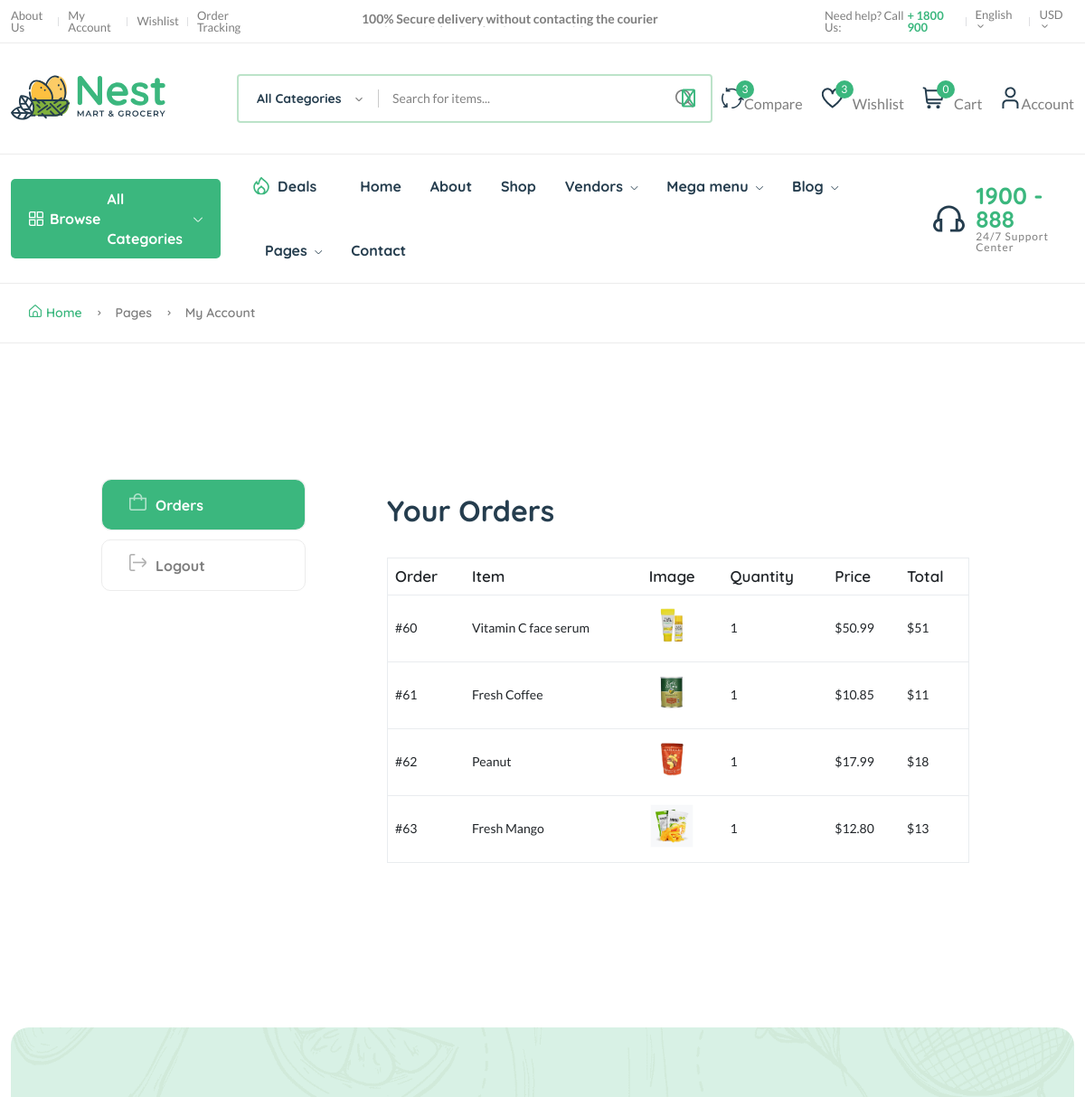
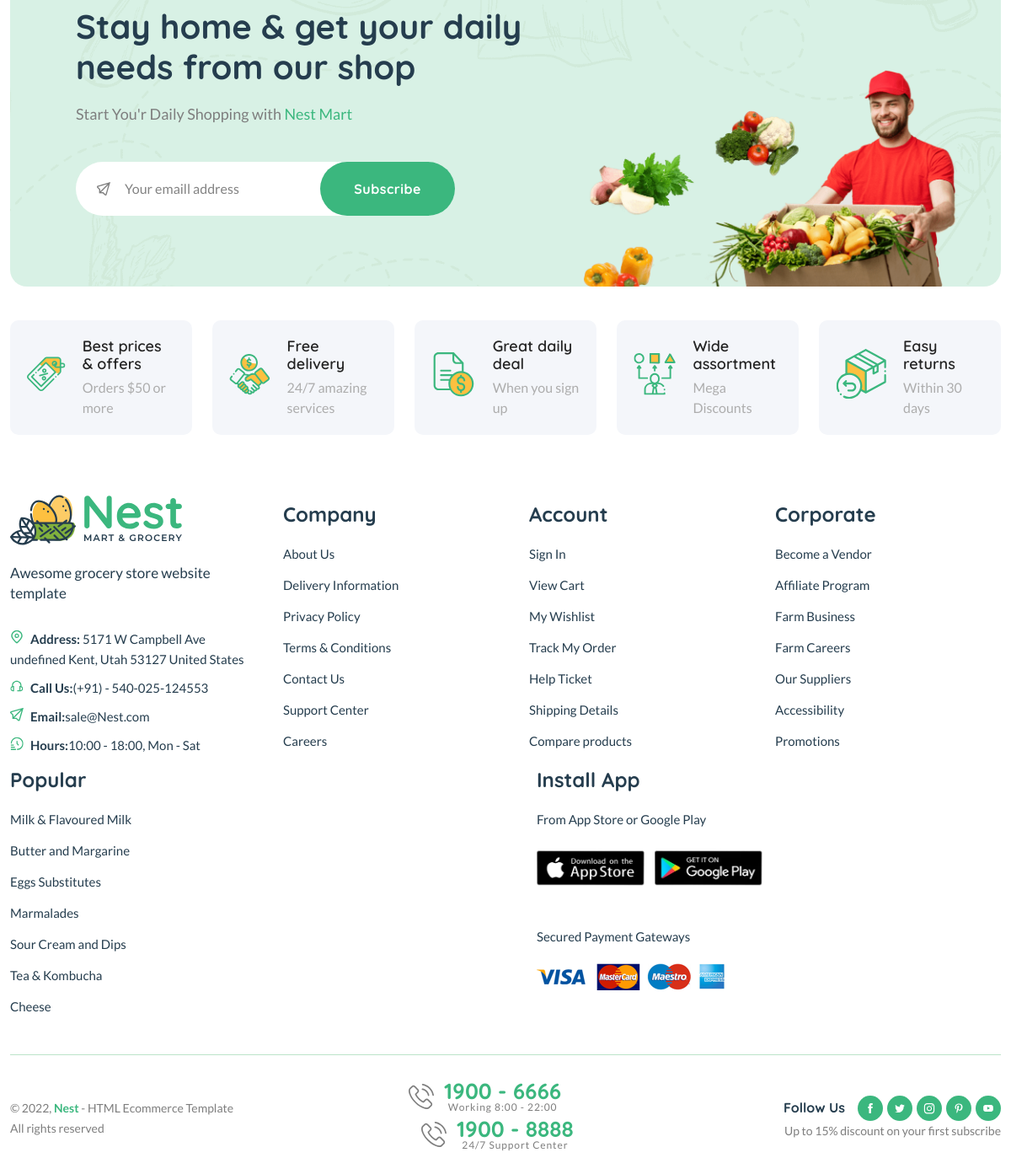
/dashboard/order/2 (signed in), run on the app's committed database (2 pictures, top to bottom).
### core/models.py (models this page shows, shortened)
class CartOrderItems(models.Model):
    order = models.ForeignKey(CartOrder, on_delete=models.CASCADE)
    invoice_no = models.CharField(max_length=200)
    product_status = models.CharField(max_length=200)
    item = models.CharField(max_length=200)
    image = models.CharField(max_length=200)
    quantity = models.PositiveIntegerField(default=1)
    price = models.DecimalField(max_digits=9999999999, decimal_places=2)
    total = models.DecimalField(max_digits=9999999999, decimal_places=2)
    def order_image(self):
        return mark_safe('<img src="%s" width="50"  height="50" />' % self.image)
    class Meta:
        verbose_name_plural = 'Cart Order Items'

### core/views.py (the view)
# urls.py: path("dashboard/order/<int:pk>", order_detail, name="order-detail"),
def order_detail(request, pk):
    order = CartOrder.objects.get(user=request.user, id=pk)
    order_items = CartOrderItems.objects.filter(order=order)
    return render(request, 'core/order_detail.html', {'order_items': order_items})

### core/models.py (called while the page is built)
    def get_percentage(self):
        new_price = (self.price * 100) / self.old_price
        return new_price

### templates/core/order_detail.html
{% extends 'includes/base.html' %}
{% load static %}
{% block content %}
    <main class="main pages">
        <div class="page-header breadcrumb-wrap">
            <div class="container">
                <div class="breadcrumb">
                    <a href="{% url 'home:home' %}" rel="nofollow"><i class="fi-rs-home mr-5"></i>Home</a>
                    <span></span> Pages <span></span> My Account
                </div>
            </div>
        </div>
        <div class="page-content pt-150 pb-150">
            <div class="container">
                <div class="row">
                    <div class="col-lg-10 m-auto">
                        <div class="row">
                            <div class="col-md-3">
                                <div class="dashboard-menu">
                                    <ul class="nav flex-column" role="tablist">
                                        <li class="nav-item">
                                            <a class="nav-link active" id="orders-tab" data-bs-toggle="tab" href="#orders"
                                               role="tab" aria-controls="orders" aria-selected="false"><i
                                                    class="fi-rs-shopping-bag mr-10"></i>Orders</a>
                                        </li>
                                        <li class="nav-item">
                                            <a class="nav-link" href="{% url 'userauths:sign-out' %}"><i
                                                    class="fi-rs-sign-out mr-10"></i>Logout</a>
                                        </li>
                                    </ul>
                                </div>
                            </div>
                            <div class="col-md-9">
                                <div class="tab-content account dashboard-content pl-50">
                                    <div class="tab-pane fade active show" id="orders" role="tabpanel" aria-labelledby="orders-tab">
                                        <div class="card">
                                            <div class="card-header">
                                                <h3 class="mb-0">Your Orders</h3>
                                            </div>
                                            <div class="card-body">
                                                <div class="table-responsive">
                                                    <table class="table">
                                                        <thead>
                                                        <tr>
                                                            <th>Order</th>
                                                            <th>Item</th>
                                                            <th>Image</th>
                                                            <th>Quantity</th>
                                                            <th>Price</th>
                                                            <th>Total</th>
                                                        </tr>
                                                        </thead>
                                                        <tbody>
                                                        {% for order in order_items %}
                                                            <tr>
                                                                <td>#{{ order.id }}</td>
                                                                <td>{{ order.item }}</td>
                                                                <td>{{ order.order_image }}</td>
                                                                <td>{{ order.quantity }}</td>
                                                                <td>${{ order.price }}</td>
                                                                <td>${% widthratio order.price 1 order.quantity %}</td>
                                                            </tr>
                                                        {% endfor %}
                                                        </tbody>
                                                    </table>
                                                </div>
                                            </div>
                                        </div>
                                    </div>
                                </div>
                            </div>
                        </div>
                    </div>
                </div>
            </div>
        </div>
    </main>
{% endblock content %}

### data on the page
CartOrderItems: id "60", item "Vitamin C face serum", order_image (picture), quantity "1", price "50.99", price+quantity "51"
CartOrderItems: id "61", item "Fresh Coffee", order_image (picture), quantity "1", price "10.85", price+quantity "11"
CartOrderItems: id "62", item "Peanut", order_image (picture), quantity "1", price "17.99", price+quantity "18"
CartOrderItems: id "63", item "Fresh Mango", order_image (picture), quantity "1", price "12.80", price+quantity "13"

### other printed values
{{ wishlist.count }} "3"
{{ request.session.cart|length }} "0"
